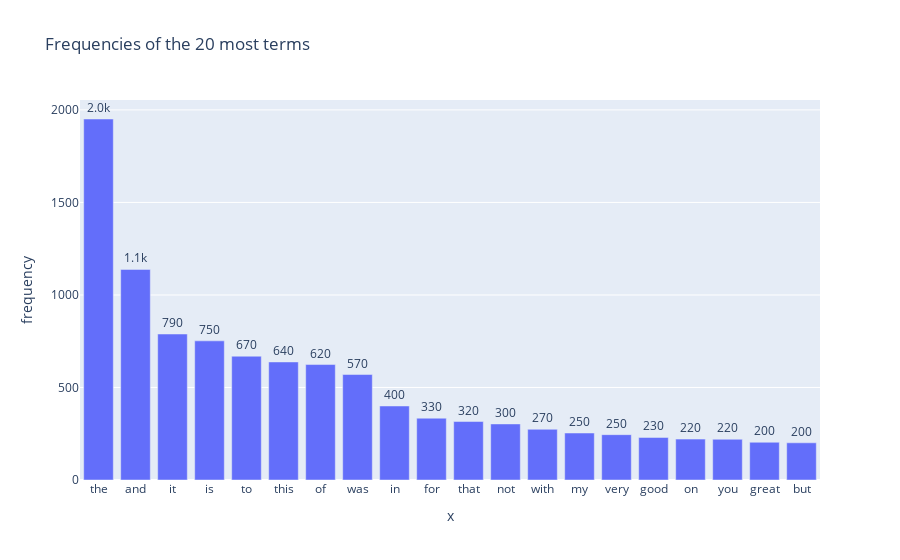

Notebook code cell kept with this figure:
### Code cell
#use plotly create plot with the 20 most terms
df_14 = pd.DataFrame(term_frequencies_20, index = term_frequencies_name, columns = ["frequency"])
fig = px.bar(df_14, y="frequency", x=term_frequencies_name, text_auto='.2s',
            title="Frequencies of the 20 most terms")
fig.update_traces(textfont_size=12, textangle=0, textposition="outside", cliponaxis=False)
fig.show()

### Figure 1 — Plotly figure (JSON) as saved in the notebook; plotly's stock layout.template omitted (floating-point values rounded to 4 significant figures)
{"data": [{"alignmentgroup": "True", "cliponaxis": false, "hovertemplate": "x=%{x}<br>frequency=%{y}<extra></extra>", "legendgroup": "", "marker": {"color": "#636efa", "pattern": {"shape": ""}}, "name": "", "offsetgroup": "", "orientation": "v", "showlegend": false, "textangle": 0, "textfont": {"size": 12}, "textposition": "outside", "texttemplate": "%{y:.2s}", "type": "bar", "x": ["the", "and", "it", "is", "to", "this", "of", "was", "in", "for", "that", "not", "with", "my", "very", "good", "on", "you", "great", "but"], "xaxis": "x", "y": [1951, 1138, 789, 752, 669, 638, 624, 570, 400, 334, 316, 303, 274, 254, 245, 230, 221, 220, 204, 201], "yaxis": "y"}], "layout": {"barmode": "relative", "legend": {"tracegroupgap": 0}, "title": {"text": "Frequencies of the 20 most terms"}, "xaxis": {"anchor": "y", "domain": [0, 1], "title": {"text": "x"}}, "yaxis": {"anchor": "x", "domain": [0, 1], "title": {"text": "frequency"}}}}
